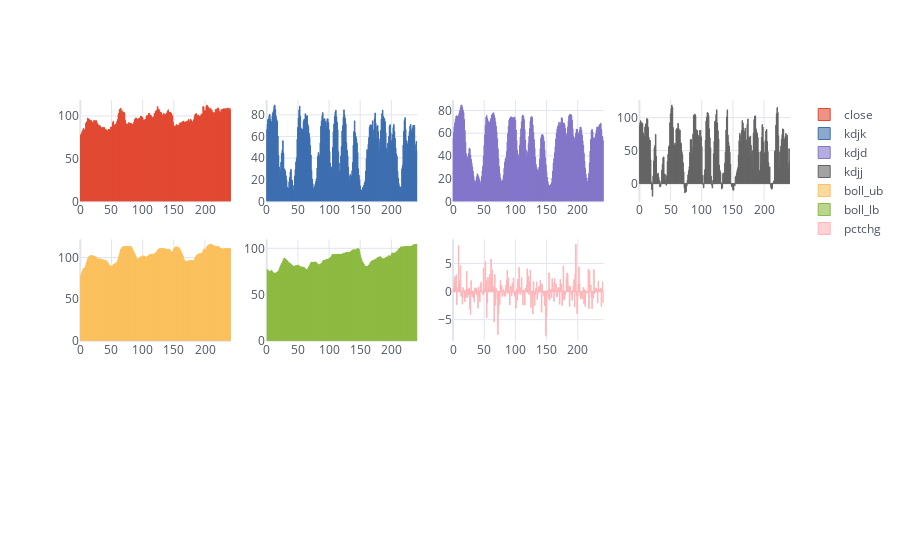

Notebook cell for this chart:
### Code cell
import cufflinks
sdf[['close','kdjk','kdjd','kdjj','boll_ub','boll_lb','pctchg']].iplot(kind="bar", subplots=True, shape=(3,4), theme = "white", colorscale="ggplot",labels = True)

### Figure 1 — Plotly figure (JSON) as saved in the notebook; plotly's stock layout.template omitted (floating-point values rounded to 4 significant figures; data arrays with more than 128 entries replaced by an {"elided": "..."} marker saying what was removed)
{"data": [{"marker": {"color": "rgba(226, 74, 51, 0.6)", "line": {"color": "rgba(226, 74, 51, 1.0)", "width": 1}}, "name": "close", "orientation": "v", "text": "", "type": "bar", "x": {"elided": "242 int values"}, "xaxis": "x", "y": {"elided": "242 float values"}, "yaxis": "y"}, {"marker": {"color": "rgba(62, 111, 176, 0.6)", "line": {"color": "rgba(62, 111, 176, 1.0)", "width": 1}}, "name": "kdjk", "orientation": "v", "text": "", "type": "bar", "x": {"elided": "242 int values"}, "xaxis": "x2", "y": {"elided": "242 float values"}, "yaxis": "y2"}, {"marker": {"color": "rgba(132, 118, 202, 0.6)", "line": {"color": "rgba(132, 118, 202, 1.0)", "width": 1}}, "name": "kdjd", "orientation": "v", "text": "", "type": "bar", "x": {"elided": "242 int values"}, "xaxis": "x3", "y": {"elided": "242 float values"}, "yaxis": "y3"}, {"marker": {"color": "rgba(101, 101, 101, 0.6)", "line": {"color": "rgba(101, 101, 101, 1.0)", "width": 1}}, "name": "kdjj", "orientation": "v", "text": "", "type": "bar", "x": {"elided": "242 int values"}, "xaxis": "x4", "y": {"elided": "242 float values"}, "yaxis": "y4"}, {"marker": {"color": "rgba(251, 193, 94, 0.6)", "line": {"color": "rgba(251, 193, 94, 1.0)", "width": 1}}, "name": "boll_ub", "orientation": "v", "text": "", "type": "bar", "x": {"elided": "242 int values"}, "xaxis": "x5", "y": {"elided": "242 mixed values"}, "yaxis": "y5"}, {"marker": {"color": "rgba(142, 186, 66, 0.6)", "line": {"color": "rgba(142, 186, 66, 1.0)", "width": 1}}, "name": "boll_lb", "orientation": "v", "text": "", "type": "bar", "x": {"elided": "242 int values"}, "xaxis": "x6", "y": {"elided": "242 mixed values"}, "yaxis": "y6"}, {"marker": {"color": "rgba(255, 181, 184, 0.6)", "line": {"color": "rgba(255, 181, 184, 1.0)", "width": 1}}, "name": "pctchg", "orientation": "v", "text": "", "type": "bar", "x": {"elided": "242 int values"}, "xaxis": "x7", "y": {"elided": "242 float values"}, "yaxis": "y7"}], "layout": {"legend": {"bgcolor": "#FFFFFF", "font": {"color": "#4D5663"}}, "paper_bgcolor": "#FFFFFF", "plot_bgcolor": "#FFFFFF", "title": {"font": {"color": "#4D5663"}}, "xaxis": {"anchor": "y", "domain": [0, 0.2125], "gridcolor": "#E1E5ED", "showgrid": true, "tickfont": {"color": "#4D5663"}, "title": {"font": {"color": "#4D5663"}, "text": ""}, "zerolinecolor": "#E1E5ED"}, "xaxis10": {"anchor": "y10", "domain": [0.2625, 0.475], "gridcolor": "#E1E5ED", "showgrid": true, "tickfont": {"color": "#4D5663"}, "title": {"font": {"color": "#4D5663"}, "text": ""}, "zerolinecolor": "#E1E5ED"}, "xaxis11": {"anchor": "y11", "domain": [0.525, 0.7375], "gridcolor": "#E1E5ED", "showgrid": true, "tickfont": {"color": "#4D5663"}, "title": {"font": {"color": "#4D5663"}, "text": ""}, "zerolinecolor": "#E1E5ED"}, "xaxis12": {"anchor": "y12", "domain": [0.7875, 1], "gridcolor": "#E1E5ED", "showgrid": true, "tickfont": {"color": "#4D5663"}, "title": {"font": {"color": "#4D5663"}, "text": ""}, "zerolinecolor": "#E1E5ED"}, "xaxis2": {"anchor": "y2", "domain": [0.2625, 0.475], "gridcolor": "#E1E5ED", "showgrid": true, "tickfont": {"color": "#4D5663"}, "title": {"font": {"color": "#4D5663"}, "text": ""}, "zerolinecolor": "#E1E5ED"}, "xaxis3": {"anchor": "y3", "domain": [0.525, 0.7375], "gridcolor": "#E1E5ED", "showgrid": true, "tickfont": {"color": "#4D5663"}, "title": {"font": {"color": "#4D5663"}, "text": ""}, "zerolinecolor": "#E1E5ED"}, "xaxis4": {"anchor": "y4", "domain": [0.7875, 1], "gridcolor": "#E1E5ED", "showgrid": true, "tickfont": {"color": "#4D5663"}, "title": {"font": {"color": "#4D5663"}, "text": ""}, "zerolinecolor": "#E1E5ED"}, "xaxis5": {"anchor": "y5", "domain": [0, 0.2125], "gridcolor": "#E1E5ED", "showgrid": true, "tickfont": {"color": "#4D5663"}, "title": {"font": {"color": "#4D5663"}, "text": ""}, "zerolinecolor": "#E1E5ED"}, "xaxis6": {"anchor": "y6", "domain": [0.2625, 0.475], "gridcolor": "#E1E5ED", "showgrid": true, "tickfont": {"color": "#4D5663"}, "title": {"font": {"color": "#4D5663"}, "text": ""}, "zerolinecolor": "#E1E5ED"}, "xaxis7": {"anchor": "y7", "domain": [0.525, 0.7375], "gridcolor": "#E1E5ED", "showgrid": true, "tickfont": {"color": "#4D5663"}, "title": {"font": {"color": "#4D5663"}, "text": ""}, "zerolinecolor": "#E1E5ED"}, "yaxis": {"anchor": "x", "domain": [0.7333, 1], "gridcolor": "#E1E5ED", "showgrid": true, "tickfont": {"color": "#4D5663"}, "title": {"font": {"color": "#4D5663"}, "text": ""}, "zerolinecolor": "#E1E5ED"}, "yaxis10": {"anchor": "x10", "domain": [0, 0.2667], "gridcolor": "#E1E5ED", "showgrid": true, "tickfont": {"color": "#4D5663"}, "title": {"font": {"color": "#4D5663"}, "text": ""}, "zerolinecolor": "#E1E5ED"}, "yaxis11": {"anchor": "x11", "domain": [0, 0.2667], "gridcolor": "#E1E5ED", "showgrid": true, "tickfont": {"color": "#4D5663"}, "title": {"font": {"color": "#4D5663"}, "text": ""}, "zerolinecolor": "#E1E5ED"}, "yaxis12": {"anchor": "x12", "domain": [0, 0.2667], "gridcolor": "#E1E5ED", "showgrid": true, "tickfont": {"color": "#4D5663"}, "title": {"font": {"color": "#4D5663"}, "text": ""}, "zerolinecolor": "#E1E5ED"}, "yaxis2": {"anchor": "x2", "domain": [0.7333, 1], "gridcolor": "#E1E5ED", "showgrid": true, "tickfont": {"color": "#4D5663"}, "title": {"font": {"color": "#4D5663"}, "text": ""}, "zerolinecolor": "#E1E5ED"}, "yaxis3": {"anchor": "x3", "domain": [0.7333, 1], "gridcolor": "#E1E5ED", "showgrid": true, "tickfont": {"color": "#4D5663"}, "title": {"font": {"color": "#4D5663"}, "text": ""}, "zerolinecolor": "#E1E5ED"}, "yaxis4": {"anchor": "x4", "domain": [0.7333, 1], "gridcolor": "#E1E5ED", "showgrid": true, "tickfont": {"color": "#4D5663"}, "title": {"font": {"color": "#4D5663"}, "text": ""}, "zerolinecolor": "#E1E5ED"}, "yaxis5": {"anchor": "x5", "domain": [0.3667, 0.6333], "gridcolor": "#E1E5ED", "showgrid": true, "tickfont": {"color": "#4D5663"}, "title": {"font": {"color": "#4D5663"}, "text": ""}, "zerolinecolor": "#E1E5ED"}, "yaxis6": {"anchor": "x6", "domain": [0.3667, 0.6333], "gridcolor": "#E1E5ED", "showgrid": true, "tickfont": {"color": "#4D5663"}, "title": {"font": {"color": "#4D5663"}, "text": ""}, "zerolinecolor": "#E1E5ED"}, "yaxis7": {"anchor": "x7", "domain": [0.3667, 0.6333], "gridcolor": "#E1E5ED", "showgrid": true, "tickfont": {"color": "#4D5663"}, "title": {"font": {"color": "#4D5663"}, "text": ""}, "zerolinecolor": "#E1E5ED"}}}
